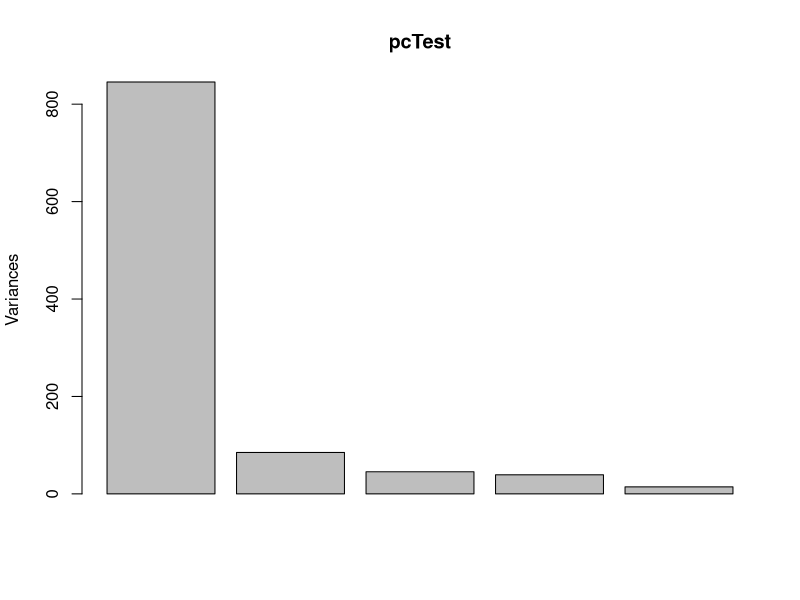
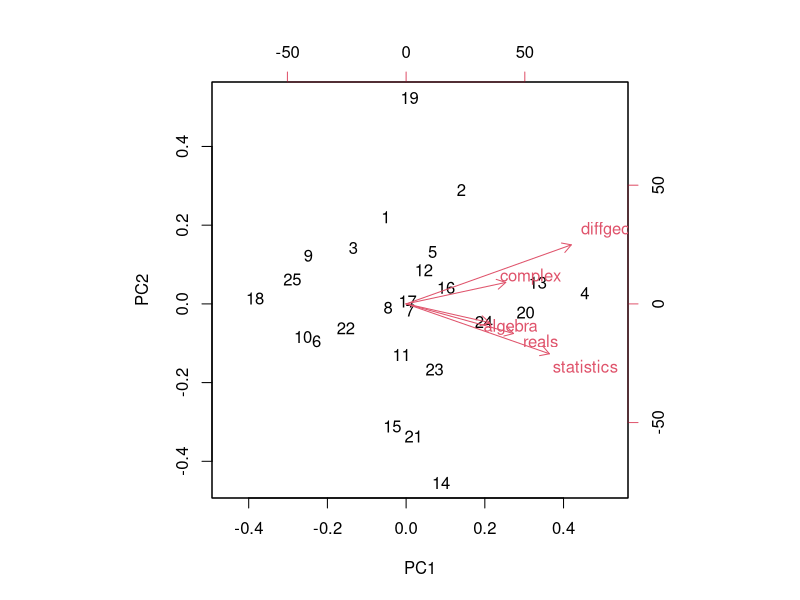
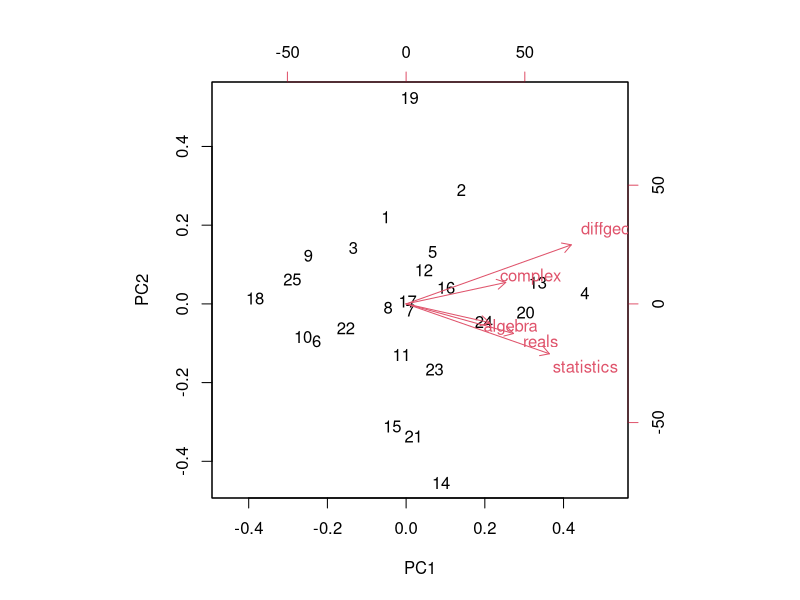

Generate these figures, in order, with R:
## ---- chunk 1
# Load data
setwd("/Users/emmanuel/Dropbox/Work/Teaching/Stanford/Math/Math104/2019-2020/Lectures/gitHub")
testscores = read.table("testscores.dat.txt")
testscores
## ---- chunk 2
covX = var(testscores)
covX
## ---- chunk 3
rcorr = cor(testscores)
rcorr
## ---- chunk 4
# Eigen analysis
my.PCs = eigen(covX)
my.PCs
## ---- chunk 5
cumsum(my.PCs$values)/sum(my.PCs$values)
## ---- chunk 6
pcTest = prcomp(testscores,scale=FALSE)
plot(pcTest)
summary(pcTest)
biplot(pcTest)
## ---- chunk 7
pcTest.scaled = prcomp(testscores,scale=TRUE)
summary(pcTest.scaled)
biplot(pcTest)
